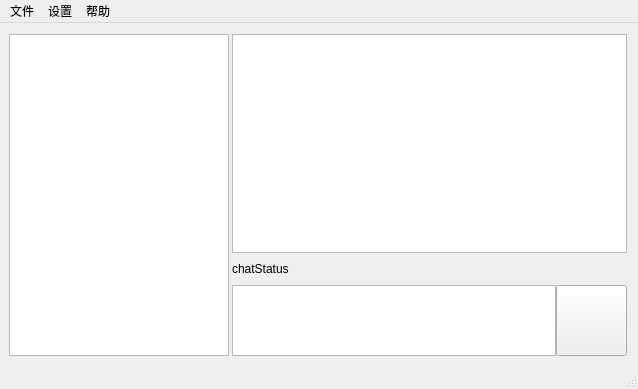
<?xml version="1.0" encoding="UTF-8"?>
<ui version="4.0">
 <class>MainWindow</class>
 <widget class="QMainWindow" name="MainWindow">
  <property name="geometry">
   <rect>
    <x>0</x>
    <y>0</y>
    <width>638</width>
    <height>389</height>
   </rect>
  </property>
  <property name="sizePolicy">
   <sizepolicy hsizetype="Expanding" vsizetype="Expanding">
    <horstretch>0</horstretch>
    <verstretch>0</verstretch>
   </sizepolicy>
  </property>
  <property name="minimumSize">
   <size>
    <width>0</width>
    <height>0</height>
   </size>
  </property>
  <property name="mouseTracking">
   <bool>false</bool>
  </property>
  <property name="focusPolicy">
   <enum>Qt::NoFocus</enum>
  </property>
  <property name="windowTitle">
   <string>MainWindow</string>
  </property>
  <widget class="QWidget" name="centralWidget">
   <property name="sizePolicy">
    <sizepolicy hsizetype="Expanding" vsizetype="Expanding">
     <horstretch>3</horstretch>
     <verstretch>5</verstretch>
    </sizepolicy>
   </property>
   <layout class="QFormLayout" name="formLayout">
    <property name="fieldGrowthPolicy">
     <enum>QFormLayout::ExpandingFieldsGrow</enum>
    </property>
    <property name="horizontalSpacing">
     <number>3</number>
    </property>
    <property name="verticalSpacing">
     <number>4</number>
    </property>
    <property name="leftMargin">
     <number>9</number>
    </property>
    <item row="0" column="0">
     <widget class="QTableWidget" name="tableWidget">
      <property name="minimumSize">
       <size>
        <width>220</width>
        <height>50</height>
       </size>
      </property>
      <property name="maximumSize">
       <size>
        <width>220</width>
        <height>16777215</height>
       </size>
      </property>
      <property name="autoFillBackground">
       <bool>false</bool>
      </property>
      <attribute name="horizontalHeaderCascadingSectionResizes">
       <bool>false</bool>
      </attribute>
      <attribute name="horizontalHeaderStretchLastSection">
       <bool>true</bool>
      </attribute>
     </widget>
    </item>
    <item row="0" column="1">
     <layout class="QVBoxLayout" name="verticalLayout_2" stretch="5,1">
      <item>
       <widget class="QTextEdit" name="mesgShow"/>
      </item>
      <item>
       <layout class="QVBoxLayout" name="verticalLayout">
        <item>
         <layout class="QHBoxLayout" name="horizontalLayout_2">
          <item>
           <widget class="QLabel" name="chatStatusLabel">
            <property name="sizePolicy">
             <sizepolicy hsizetype="Expanding" vsizetype="Expanding">
              <horstretch>0</horstretch>
              <verstretch>0</verstretch>
             </sizepolicy>
            </property>
            <property name="text">
             <string>chatStatus</string>
            </property>
           </widget>
          </item>
          <item>
           <spacer name="horizontalSpacer">
            <property name="orientation">
             <enum>Qt::Horizontal</enum>
            </property>
            <property name="sizeHint" stdset="0">
             <size>
              <width>40</width>
              <height>20</height>
             </size>
            </property>
           </spacer>
          </item>
         </layout>
        </item>
        <item>
         <layout class="QHBoxLayout" name="horizontalLayout" stretch="6,1">
          <property name="spacing">
           <number>0</number>
          </property>
          <item>
           <widget class="QTextEdit" name="mesgEdit">
            <property name="enabled">
             <bool>true</bool>
            </property>
            <property name="minimumSize">
             <size>
              <width>0</width>
              <height>0</height>
             </size>
            </property>
           </widget>
          </item>
          <item>
           <widget class="QPushButton" name="btnOpenfile">
            <property name="sizePolicy">
             <sizepolicy hsizetype="Expanding" vsizetype="Expanding">
              <horstretch>0</horstretch>
              <verstretch>0</verstretch>
             </sizepolicy>
            </property>
            <property name="minimumSize">
             <size>
              <width>71</width>
              <height>71</height>
             </size>
            </property>
            <property name="mouseTracking">
             <bool>true</bool>
            </property>
            <property name="autoFillBackground">
             <bool>false</bool>
            </property>
            <property name="styleSheet">
             <string notr="true">
 QPushButton{border-image:url(:/sendFile.png);}

QPushButton:hover {
border-image:url(:/sendFile.png);
 border-style:outset;
background-attachment:fixed;
 }qlineargradient(spread:pad, x1:0, y1:0, x2:1, y2:0, stop:0 rgba(0, 0, 0, 255), stop:1 rgba(255, 255, 255, 255))</string>
            </property>
            <property name="text">
             <string/>
            </property>
           </widget>
          </item>
         </layout>
        </item>
       </layout>
      </item>
     </layout>
    </item>
   </layout>
  </widget>
  <widget class="QMenuBar" name="menuBar">
   <property name="geometry">
    <rect>
     <x>0</x>
     <y>0</y>
     <width>638</width>
     <height>23</height>
    </rect>
   </property>
   <widget class="QMenu" name="menu">
    <property name="title">
     <string>设置</string>
    </property>
    <addaction name="setPathAction"/>
    <addaction name="actionCurSavePath"/>
    <addaction name="separator"/>
    <addaction name="setUserNameAction"/>
    <addaction name="actionUserName"/>
   </widget>
   <widget class="QMenu" name="menu_2">
    <property name="title">
     <string>帮助</string>
    </property>
    <addaction name="aboutAction"/>
   </widget>
   <widget class="QMenu" name="menu_3">
    <property name="title">
     <string>文件</string>
    </property>
    <addaction name="openSavedAction"/>
   </widget>
   <addaction name="menu_3"/>
   <addaction name="menu"/>
   <addaction name="menu_2"/>
  </widget>
  <widget class="QStatusBar" name="statusBar"/>
  <action name="setPathAction">
   <property name="text">
    <string>文件保存路径</string>
   </property>
  </action>
  <action name="aboutAction">
   <property name="text">
    <string>关于</string>
   </property>
  </action>
  <action name="setUserNameAction">
   <property name="text">
    <string>用户名</string>
   </property>
  </action>
  <action name="openSavedAction">
   <property name="text">
    <string>打开接收文件夹</string>
   </property>
  </action>
  <action name="actionCurSavePath">
   <property name="text">
    <string>curSavePath</string>
   </property>
   <property name="font">
    <font/>
   </property>
  </action>
  <action name="actionUserName">
   <property name="text">
    <string>userName</string>
   </property>
  </action>
 </widget>
 <layoutdefault spacing="6" margin="11"/>
 <resources/>
 <connections/>
</ui>
